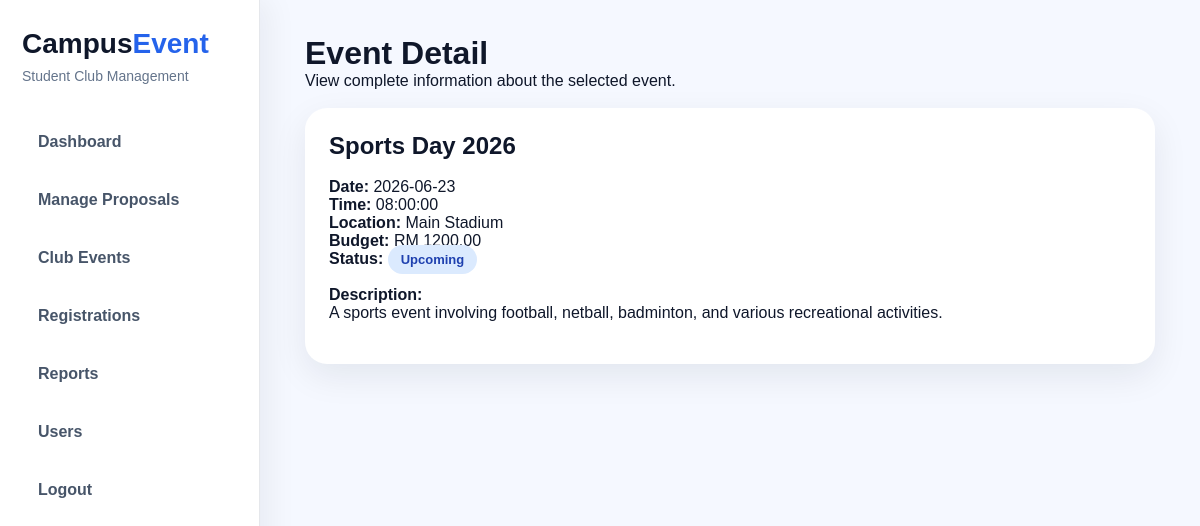
The page /event_detail.php?id=3 (signed in) on the database its author committed.
### tables this page shows
CREATE TABLE `events` (
  `event_id` int(11) NOT NULL,
  `proposal_id` int(11) DEFAULT NULL,
  `event_name` varchar(150) NOT NULL,
  `event_date` date NOT NULL,
  `event_time` time NOT NULL,
  `location` varchar(150) NOT NULL,
  `description` text DEFAULT NULL,
  `budget` decimal(10,2) DEFAULT NULL,
  `status` enum('Upcoming','Completed','Cancelled') DEFAULT 'Upcoming',
  `created_at` timestamp NOT NULL DEFAULT current_timestamp()
);

### event_detail.php (the view, shortened to what this page needs)
<?php
include 'includes/db.php';
$id = $_GET['id'];
$query = mysqli_query($conn, "SELECT * FROM events WHERE event_id='$id'");
$row = mysqli_fetch_assoc($query);
?>
<!DOCTYPE html>
<html>
<head>
    <link rel="stylesheet" href="assets/css/style.css?v=3">
</head>
<body>
    <?php include 'includes/sidebar.php'; ?>
    <div class="main">
        <h1>Event Detail</h1>
        <p>View complete information about the selected event.</p>
        <br>
        <div class="card">
            <h2><?php echo $row['event_name']; ?></h2>
            <br>
            <p><b>Date:</b> <?php echo $row['event_date']; ?></p>
            <p><b>Time:</b> <?php echo $row['event_time']; ?></p>
            <p><b>Location:</b> <?php echo $row['location']; ?></p>
            <p><b>Budget:</b> RM <?php echo $row['budget']; ?></p>
            <p>
                <b>Status:</b>
                <span class="badge badge-<?php echo strtolower($row['status']); ?>">
                    <?php echo $row['status']; ?>
                </span>
            </p>
            <br>
            <p><b>Description:</b></p>
            <p><?php echo $row['description']; ?></p>
            <br>
        </div>
    </div>
</body>
</html>

### assets/css/style.css (style rules this page uses)
* { margin: 0; padding: 0; box-sizing: border-box; font-family: Arial, sans-serif; }
body { background: #f5f8ff; color: #0f172a; }
.main { margin-left: 260px; padding: 35px 45px; }
.card, .table-card { background: white; padding: 24px; border-radius: 22px; box-shadow: 0 12px 35px rgba(15, 23, 42, 0.08); overflow-x: auto; }
.badge { padding: 7px 13px; border-radius: 20px; font-size: 13px; font-weight: bold; }
.badge-upcoming { background: #dbeafe; color: #1e40af; }

### rows shown on the page
events: event_name "Sports Day 2026", event_date "2026-06-23", event_time "08:00:00", location "Main Stadium", budget "1200.00", status "Upcoming", description "A sports event involving football, netball, badminton, and various recreational activities."
